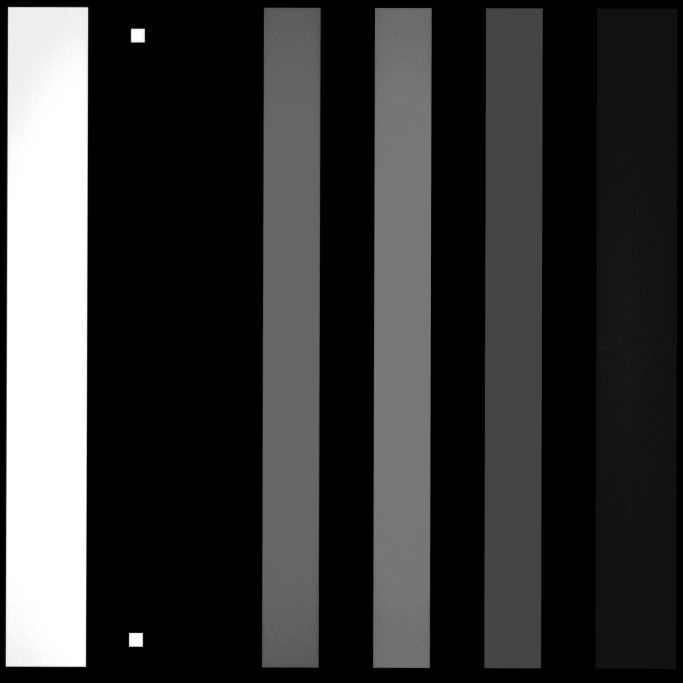
#> input picture test/Test_1_4.png, 2048 x 2048 px (shown at 1/3 size)
$ python -i zone_detection.py   (imports and definitions only)
#> lines starting #> are read from the running program, lines starting #| are printed output that depends on the picture; after the words box and inside, x2 and y2 are one past the last pixel; in counts of white or black regions, pixels touching at a corner belong together
#> further down, picture is the input picture: shape (2048, 2048); min 0, max 15, mean 3.18
"""
Модуль для поиска и выделения зон на изображении
Интегрирует улучшенные методы детекции с фильтрацией артефактов
"""

import cv2
import numpy as np
from typing import List, Tuple

from config.settings import CLIPL_LIMIT_VALUES, THRESHOLD_VALUES

# Кэш CLAHE объектов для избежания повторного создания
_CLAHE_CACHE: dict = {}


def _get_clahe(clip_limit: float, tile_grid_size: tuple = (8, 8)) -> 'cv2.CLAHE':
    key = (clip_limit, tile_grid_size)
    if key not in _CLAHE_CACHE:
        _CLAHE_CACHE[key] = cv2.createCLAHE(clipLimit=clip_limit, tileGridSize=tile_grid_size)
    return _CLAHE_CACHE[key]


def apply_image_correction(
    image: np.ndarray,
    brightness: int = 0,
    contrast: float = 1.0
) -> np.ndarray:
    """
    Применяет коррекцию яркости и контраста к изображению

    Args:
        image: Входное изображение (grayscale)
        brightness: Значение яркости (-100 до +100)
        contrast: Множитель контраста (0.1 до 5.0)

    Returns:
        Скорректированное изображение
    """
#> called with brightness = 0, contrast = 1
    img = image.astype(np.float32)
    img = contrast * img + brightness
    img = np.clip(img, 0, 255).astype(np.uint8)
    return img


# [123 lines left out: functions pixels_to_mm, get_zone_size_mm, find_top_zones, not called in this run]


def find_top_zones_improved(
    img_gray_original: np.ndarray,
    top_n: int = 5,
    min_area_ratio: float = 0.3,
    max_area_ratio: float = 0.95,
    min_absolute_area: int = 5000,
    aspect_ratio_filter: bool = True,
    min_aspect_ratio: float = 0.1,
    max_aspect_ratio: float = 10.0,
    brightness: int = 0,
    contrast: float = 1.0
) -> List[np.ndarray]:
    """
    Улучшенный поиск зон с расширенной фильтрацией артефактов

    Args:
        img_gray_original: Исходное grayscale изображение
        top_n: Количество зон для поиска
        min_area_ratio: Минимальное отношение площади зоны к максимальной (0.0-1.0)
        max_area_ratio: Максимальное отношение площади зоны к изображению (0.0-1.0)
        min_absolute_area: Минимальная площадь в пикселях (отсекает мелкий мусор)
        aspect_ratio_filter: Использовать ли фильтр по пропорциям
        min_aspect_ratio: Минимальное соотношение сторон
        max_aspect_ratio: Максимальное соотношение сторон
        brightness: Коррекция яркости (-100 до +100)
        contrast: Коррекция контраста (0.1 до 5.0)

    Returns:
        Список контуров найденных зон
    """
    # Применяем коррекцию изображения
    img_for_search = apply_image_correction(img_gray_original.copy(), brightness, contrast)
    img_area = img_for_search.shape[0] * img_for_search.shape[1]
#> img_area = 4194304

    # Нормализация
    in_min, in_max = np.percentile(img_for_search, 1), np.percentile(img_for_search, 99)
#> in_min = 0; in_max = 15
    _denom = float(in_max - in_min)
    if _denom < 1e-6:
        img_for_search = np.zeros_like(img_for_search, dtype=np.uint8)
    else:
        img_for_search = np.clip((img_for_search.astype(np.float32) - in_min) / _denom * 255, 0, 255).astype(np.uint8)

    best_contours = []
    best_score = 0

    # Расширенный перебор параметров для лучшего результата
    clip_limits = [2.0, 3.0, 4.0, 5.0, 7.0]
    threshold_vals = [15, 20, 25, 30, 40, 50]

    for clipLimit in clip_limits:
        for threshold_val in threshold_vals:
            img_clahe = _get_clahe(clipLimit, (8, 8)).apply(img_for_search)

            _, mask = cv2.threshold(img_clahe, threshold_val, 255, cv2.THRESH_BINARY)
            kernel = np.ones((3, 3), np.uint8)
            mask = cv2.morphologyEx(mask, cv2.MORPH_OPEN, kernel)
            mask = cv2.morphologyEx(mask, cv2.MORPH_CLOSE, kernel)

            contours, _ = cv2.findContours(mask, cv2.RETR_EXTERNAL, cv2.CHAIN_APPROX_SIMPLE)

            if len(contours) == 0:
                continue

            # Фильтрация контуров
            good_contours = []
            for cnt in contours:
                # 1. Фильтр по площади
                area = cv2.contourArea(cnt)
                area_ratio_to_image = area / img_area

                if area_ratio_to_image > max_area_ratio:
                    continue

                # 2. Фильтр по абсолютной площади (отсекает мелкий мусор)
                if area < min_absolute_area:
                    continue

                # 3. Фильтр по пропорциям (отсекает слишком узкие/вытянутые объекты)
                if aspect_ratio_filter:
                    x, y, w, h = cv2.boundingRect(cnt)

                    if w == 0 or h == 0:
                        continue

                    # Соотношение сторон (всегда >= 1)
                    aspect_ratio = max(w, h) / min(w, h)

                    if aspect_ratio < min_aspect_ratio or aspect_ratio > max_aspect_ratio:
                        continue

                # 4. Фильтр по компактности (отсекает слишком рваные контуры)
                perimeter = cv2.arcLength(cnt, True)
                if perimeter > 0:
                    circularity = 4 * np.pi * area / (perimeter * perimeter)
                    if circularity < 0.05:  # Слишком вытянутая/изломанная форма
                        continue

                # 5. Фильтр по заполненности bbox (отсекает Г-образные и странные формы)
                x, y, w, h = cv2.boundingRect(cnt)
                bbox_area = w * h
                extent = area / bbox_area if bbox_area > 0 else 0
                if extent < 0.3:  # Зона должна заполнять хотя бы 30% своего bbox
                    continue

                good_contours.append(cnt)

            if len(good_contours) == 0:
                continue

            # Сортируем по площади
            good_contours = sorted(good_contours, key=cv2.contourArea, reverse=True)

            # Убираем аномально большие контуры (слипшиеся зоны).
            # Ожидаем top_n зон — ни одна не должна занимать больше 3/top_n
            # площади изображения. Это защищает min_area_ratio от "отравления"
            # единственным гигантским blob'ом.
            max_reasonable = min(max_area_ratio, 3.0 / top_n)
            good_contours = [c for c in good_contours
                             if cv2.contourArea(c) / img_area <= max_reasonable]

            # Фильтр по относительному размеру
            if len(good_contours) > 0:
                max_area = cv2.contourArea(good_contours[0])
                filtered = [c for c in good_contours
                           if cv2.contourArea(c) >= max_area * min_area_ratio]

                # Оценка качества результата
                if len(filtered) >= top_n:
                    # Считаем score: чем ближе к top_n и равномернее зоны, тем лучше
                    count_score = abs(len(filtered) - top_n)

                    # Проверяем равномерность размеров
                    areas = [cv2.contourArea(c) for c in filtered[:top_n]]
                    if len(areas) > 1:
                        area_std = np.std(areas) / np.mean(areas)
                        uniformity_score = 1.0 - min(area_std, 1.0)
                    else:
                        uniformity_score = 1.0

                    total_score = (1.0 / (1 + count_score)) * 0.6 + uniformity_score * 0.4

                    if total_score > best_score:
                        best_score = total_score
                        best_contours = filtered[:top_n]
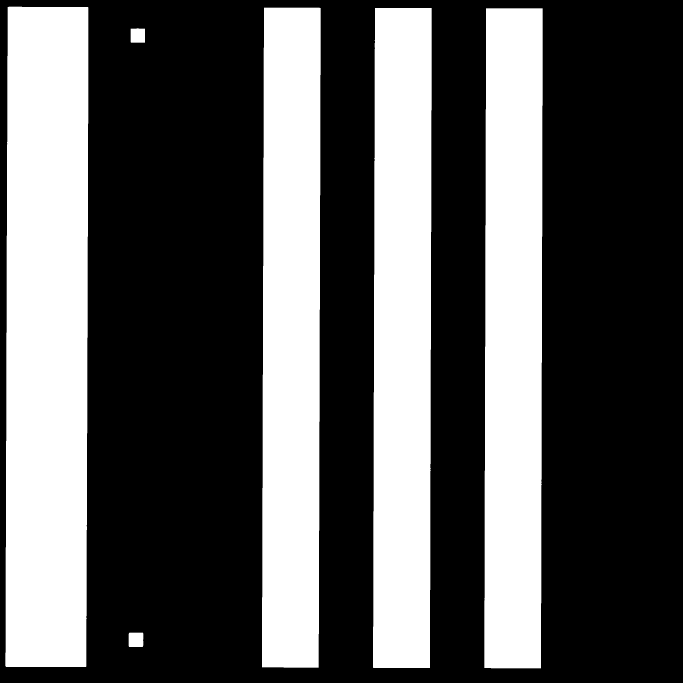
#> mask: shape (2048, 2048) (shown at 1/3 size); 35.7% white; 6 white regions, box (x1, y1, x2, y2) and area: (16, 20, 265, 2001) 480801, (1119, 24, 1295, 2004) 337823, (786, 23, 962, 2003) 337237, (1453, 25, 1628, 2005) 336696, (386, 1898, 430, 1941) 1876, (392, 85, 435, 128) 1811
#> after the loop, best_contours = []; best_score = 0

    # Fallback: если ничего не найдено
    if len(best_contours) == 0:
        best_contours = _fallback_zone_search(
            img_for_search, top_n, max_area_ratio, img_area, min_absolute_area
        )

    # Сортировка по горизонтальной позиции (слева направо)
    best_contours = sorted(best_contours, key=lambda c: cv2.boundingRect(c)[0])
    return best_contours


def _fallback_zone_search(
    img_for_search: np.ndarray,
    top_n: int,
    max_area_ratio: float,
    img_area: int,
    min_absolute_area: int = 0
) -> List[np.ndarray]:
    """
    Резервный метод поиска зон с базовыми параметрами
    """
#> called with top_n = 5, max_area_ratio = 0.95, img_area = 4194304, min_absolute_area = 5000
    clahe = cv2.createCLAHE(clipLimit=2.0, tileGridSize=(8, 8))
    img_clahe = clahe.apply(img_for_search)
    _, mask = cv2.threshold(img_clahe, 30, 255, cv2.THRESH_BINARY)
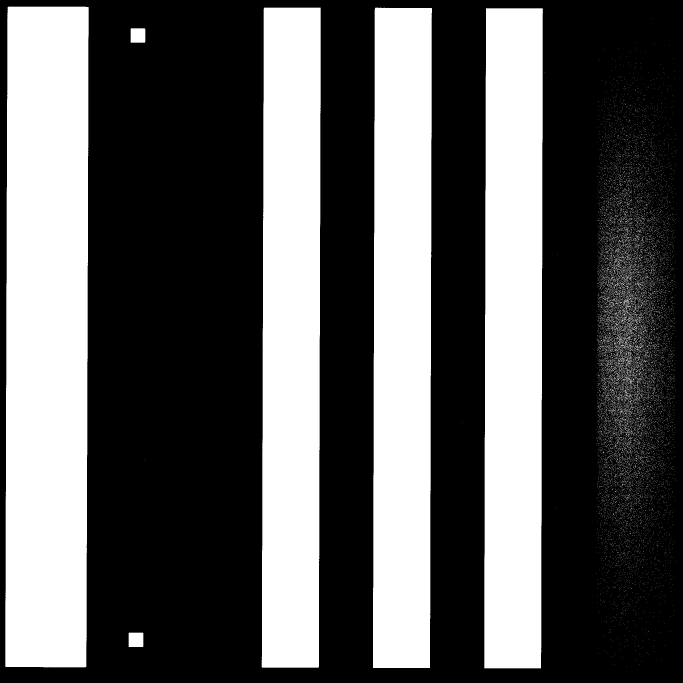
#> mask: shape (2048, 2048) (shown at 1/3 size); 36.7% white; 16269 white regions (16154 under 20 px), largest, box (x1, y1, x2, y2) and area: (16, 19, 266, 2002) 482690, (1119, 23, 1296, 2004) 338923, (785, 23, 962, 2003) 338734
    kernel = np.ones((3, 3), np.uint8)
    mask = cv2.morphologyEx(mask, cv2.MORPH_OPEN, kernel)
#> mask: shape (2048, 2048); 35.8% white; 6 white regions, box (x1, y1, x2, y2) and area: (16, 20, 266, 2002) 482633, (1119, 23, 1296, 2004) 338889, (785, 23, 962, 2003) 338704, (1453, 25, 1628, 2005) 337822, (386, 1898, 430, 1941) 1889, (392, 85, 436, 128) 1886
    mask = cv2.morphologyEx(mask, cv2.MORPH_CLOSE, kernel)
#> mask: shape (2048, 2048); 35.8% white; 6 white regions
    contours, _ = cv2.findContours(mask, cv2.RETR_EXTERNAL, cv2.CHAIN_APPROX_SIMPLE)
#> contours = 6 contours; box (x1, y1, x2, y2) and area: (16, 20, 266, 2002) 480430, (1119, 23, 1296, 2004) 336744, (785, 23, 962, 2003) 336566, (1453, 25, 1628, 2005) 335678, (386, 1898, 430, 1941) 1804, (392, 85, 436, 128) 1802

    filtered = []
    for c in contours:
        area = cv2.contourArea(c)
        if area < min_absolute_area:
            continue
        if area / img_area > max_area_ratio:
            continue
        filtered.append(c)
#> this loop made 6 passes
#> area on passes 1 to 6: 1804.5, 1802, 335678, 336744.5, 336566, 480430
#> after the loop, filtered = 4 contours; box (x1, y1, x2, y2) and area: (16, 20, 266, 2002) 480430, (1119, 23, 1296, 2004) 336744, (785, 23, 962, 2003) 336566, (1453, 25, 1628, 2005) 335678

    return sorted(filtered, key=cv2.contourArea, reverse=True)[:top_n]


# [65 lines left out: functions extract_zone_roi, analyze_zones, not called in this run]

>>> import cv2
>>> picture = cv2.imread('../test/Test_1_4.png', cv2.IMREAD_GRAYSCALE)
>>> result = find_top_zones_improved(picture)
#> in find_top_zones_improved, `best_contours = _fallback_zone_search( img_for_search, top_n, max_area..`: best_contours has the same summary as filtered in _fallback_zone_search
#> result has the same summary as filtered in _fallback_zone_search
